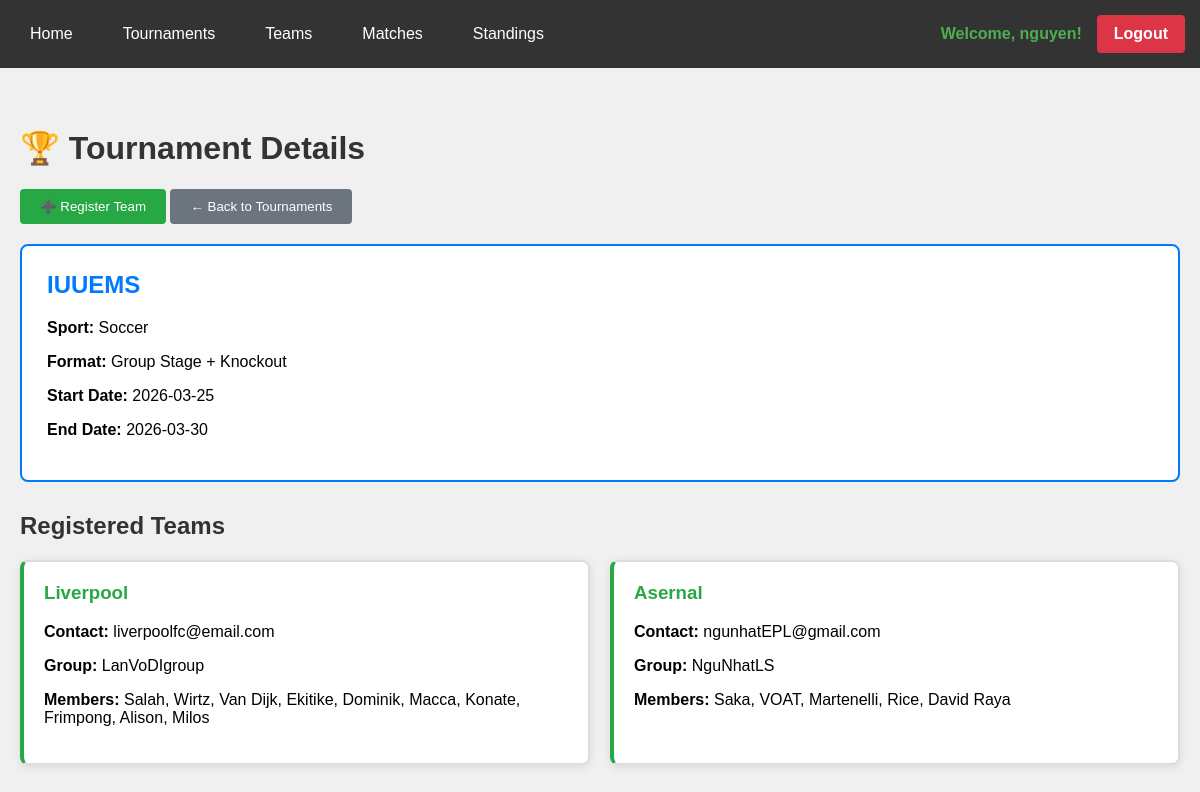
Page /tournaments/5 (signed in) on the committed database.
### app/models.py (models this page shows, shortened)
class User(UserMixin, db.Model):
    __tablename__ = 'users'
    id = db.Column(db.Integer, primary_key=True)
    username = db.Column(db.String(100), unique=True, nullable=False)
    password_hash = db.Column(db.String(), nullable=False)
    email = db.Column(db.String(255), unique=True, nullable=False)
    created_at = db.Column(db.DateTime, default=datetime.utcnow)

class Tournament(db.Model):
    __tablename__ = 'tournaments'
    id = db.Column(db.Integer, primary_key = True)
    name = db.Column(db.String(200),  nullable = False)
    sport_type = db.Column(db.String(50), nullable = False)
    format = db.Column(db.String(50), nullable = False)
    start_date = db.Column(db.DateTime, default=datetime.utcnow, nullable = False)
    end_date = db.Column(db.DateTime, nullable = False)
    creator_id = db.Column(db.Integer,db.ForeignKey('users.id'), nullable=True)
    created_at = db.Column(db.DateTime, default=datetime.utcnow)
    teams = db.relationship('Team', backref='tournament', lazy=True)
    matches = db.relationship('Match', backref='tournament', lazy=True)
    standings = db.relationship('Standing', backref='tournament', lazy=True)

class Team(db.Model):
    __tablename__ = 'teams'
    id = db.Column(db.Integer, primary_key=True)
    name = db.Column(db.String(200), nullable=False)
    tournament_id = db.Column(db.Integer, db.ForeignKey('tournaments.id'), nullable=False)
    contact_info = db.Column(db.String(255))
    group_name = db.Column(db.String(50))
    members = db.Column(db.Text)
    created_at = db.Column(db.DateTime, default=datetime.utcnow)
    home_matches = db.relationship('Match', foreign_keys='Match.team1_id', backref='team1', lazy='dynamic')
    away_matches = db.relationship('Match', foreign_keys='Match.team2_id', backref='team2', lazy='dynamic')
    standings = db.relationship('Standing', backref='team', lazy='dynamic')

### app/routes.py (the view)
    @app.route('/tournaments/<id>')
    @login_required
    def tournament_detail(id):
        tournament = Tournament.query.get_or_404(id)
        teams = tournament.teams  # Get all teams in this tournament
        return render_template('tournament/tournament_detail.html', tournament=tournament, teams=teams)

### app/__init__.py (called while the page is built)
def create_app(config_name='development'):
    app = Flask(__name__)
    app.config.from_object(config[config_name])
    app.secret_key = 'SOME KEY'
    login_manager = LoginManager()
    login_manager.init_app(app)
    from app.models import User
    @login_manager.user_loader
    def load_user(uid):
        return User.query.get(int(uid))
    bcrypt = Bcrypt(app)
    db.init_app(app)
    from app.routes import register_routes
    register_routes(app, db, bcrypt)
    with app.app_context():
        db.create_all()
    return app

### app/templates/tournament/tournament_detail.html (shortened to what this page needs)
{% extends "base.html" %}
{% block content %}
    <h1>🏆 Tournament Details</h1>
    <div style="margin: 20px 0;">
        <a href="{{ url_for('register_team', id=tournament.id) }}"><button class="btn" style="background-color: #28a745;">➕ Register Team</button></a>
        <a href="{{ url_for('tournaments') }}"><button class="btn" style="background-color: #6c757d;">← Back to Tournaments</button></a>
    </div>
    <div style="background: white; padding: 25px; border-radius: 8px; border: 2px solid #007bff; margin-bottom: 30px;">
        <h2 style="margin-top: 0; color: #007bff;">{{ tournament.name }}</h2>
        <p><strong>Sport:</strong> {{ tournament.sport_type }}</p>
        <p><strong>Format:</strong> {{ tournament.format }}</p>
        <p><strong>Start Date:</strong> {{ tournament.start_date.strftime('%Y-%m-%d') }}</p>
        <p><strong>End Date:</strong> {{ tournament.end_date.strftime('%Y-%m-%d') }}</p>
    </div>
    <h2 style="color: #333; margin-bottom: 20px;">Registered Teams</h2>
    {% if teams %}
        <div class="grid">
            {% for team in teams %}
            <div class="card" style="border-left: 4px solid #28a745;">
                <h3 style="color: #28a745;">{{ team.name }}</h3>
                <p><strong>Contact:</strong> {{ team.contact_info }}</p>
                <p><strong>Group:</strong> {{ team.group_name }}</p>
                <p><strong>Members:</strong> {{ team.members }}</p>
            </div>
            {% endfor %}
        </div>
    {% else %}
        <p style="padding: 20px; background: #f8f9fa; border-radius: 8px; text-align: center; color: #6c757d;">
            No teams registered yet. Be the first to register your team!
        </p>
    {% endif %}
{% endblock %}

### app/templates/base.html (shortened to what this page needs)
<!DOCTYPE html>
<html lang="en">
<head>
    <link rel="stylesheet" href="{{ url_for('static', filename='css/style.css') }}">
</head>
<body>
    <nav>
        <div class = "nav-left">
        <a href="{{ url_for('home') }}">Home</a>
        <a href="{{ url_for('tournaments') }}">Tournaments</a>
        <a href="{{ url_for('teams') }}">Teams</a>
        <a href="{{ url_for('matches') }}">Matches</a>
        <a href="{{ url_for('standings') }}">Standings</a>
        </div>
        <div class="nav-right">
            {% if current_user.is_authenticated %}
                <div class="user-info">
                    <span>Welcome, {{ current_user.username }}!</span>
                    <a href="{{ url_for('logout') }}" class="logout">Logout</a>
                </div>
            {% else %}
                <a href="{{ url_for('register') }}" class="register">Register</a>
                <a href="{{ url_for('login') }}" class="login">Login</a>
            {% endif %}
        </div>
    </nav>
    <div class="container">
        {% block content %}{% endblock %}
    </div>
</body>
</html>

### app/static/css/style.css (style rules this page uses)
body { font-family: Arial, sans-serif; margin: 0; padding: 0; background-color: #f0f0f0; }
nav { background-color: #333; padding: 15px; display: flex; justify-content: space-between; align-items: center; }
.nav-left { display: flex; gap: 20px; }
.nav-right { display: flex; gap: 15px; align-items: center; }
nav a { color: white; text-decoration: none; padding: 8px 15px; border-radius: 4px; transition: background-color 0.3s; }
.nav-right a { border: 2px solid white; font-weight: bold; }
.nav-right a.logout { background-color: #dc3545; border-color: #dc3545; }
.user-info { color: white; display: flex; align-items: center; gap: 15px; }
.user-info span { color: #4CAF50; font-weight: bold; }
.container { max-width: 1200px; margin: 20px auto; padding: 20px; }
h1 { color: #333; }
.btn { background-color: #007bff; color: white; padding: 10px 20px; border: none; border-radius: 4px; cursor: pointer; }
.grid { display: grid; grid-template-columns: repeat(2, 1fr); gap: 20px; margin-top: 20px; }
.card { background: white; padding: 20px; border-radius: 8px; border: 2px solid #ddd; box-shadow: 0 2px 8px rgba(0,0,0,0.1); }
.card h3 { margin-top: 0; color: #333; }

### rows in the picture
User: username "nguyen"
Tournament: name "IUUEMS", sport_type "Soccer", format "Group Stage + Knockout", start_date "2026-03-25", end_date "2026-03-30"
Team: name "Liverpool", contact_info "liverpoolfc@email.com", group_name "LanVoDIgroup", members "Salah, Wirtz, Van Dijk, Ekitike, Dominik, Macca, Konate, Frimpong, Alison, Milos"
Team: name "Asernal", contact_info "ngunhatEPL@gmail.com", group_name "NguNhatLS", members "Saka, VOAT, Martenelli, Rice, David Raya"
